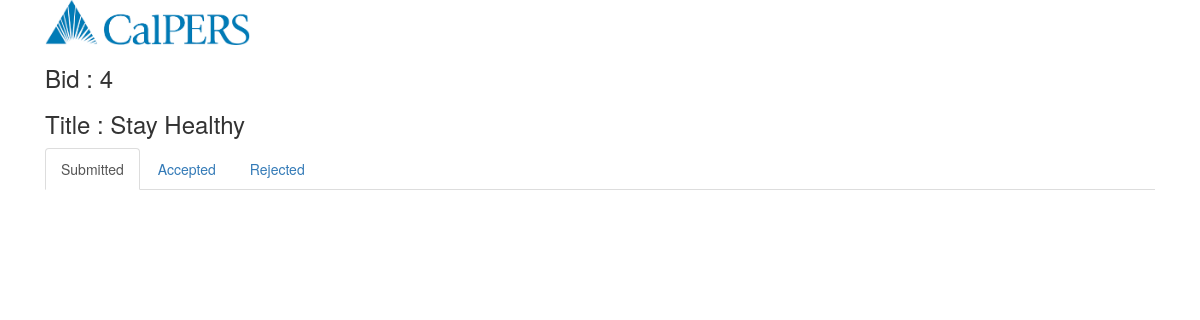
The app's page /bidderEvaluate.php?id=4 with its own data.
### tables this page shows
CREATE TABLE IF NOT EXISTS `bid` (
  `id` int(9) DEFAULT NULL,
  `title` varchar(50) DEFAULT NULL,
  `status` varchar(15) DEFAULT 'New',
  `DT_created` datetime NOT NULL DEFAULT CURRENT_TIMESTAMP,
  `DT_Modified` datetime NOT NULL DEFAULT CURRENT_TIMESTAMP
);

CREATE TABLE IF NOT EXISTS `eval_status` (
  `id` int(11) NOT NULL AUTO_INCREMENT,
  `description` varchar(250) NOT NULL,
  PRIMARY KEY (`id`)
);

### bidderEvaluate.php (the view, shortened to what this page needs)
<?php
   include("dbconfig.php");
      $id = mysqli_real_escape_string($connect,$_GET['id']);
    $query = "SELECT id, title from bid where id = '$id'";
  $bid_result = mysqli_query($connect, $query);
    $eval_status = "select * from eval_status order by id asc";
    $eval_result = mysqli_query($connect, $eval_status);
 $tab_menu = '';
$i = 0;
while($row = mysqli_fetch_array($eval_result))
{
 if($i == 0)
 {
  $tab_menu .= '
   <li class="nav-item active"><a class="nav-link active" href="#'.$row["description"].'" data-toggle="tab">'.$row["description"].'</a></li>
  ';
 }
 else
 {
  $tab_menu .= '
   <li class="nav-item"><a class="nav-link" href="#'.$row["description"].'" data-toggle="tab">'.$row["description"].'</a></li>
  ';
 }
  $i++;
}
?>
<html lang="en">
<head>
  <link rel="stylesheet" href="bootstrap/css/bootstrap.min.css">
   <link rel="stylesheet" type="text/css" href="topnav.css">
</head>
<body>
<div id="wrapper" class="container">
    <div class="container-fluid" id="header">
      <img src="download.png" height="45">
    </div>
    <div class="container-fluid" id="heading">
  <?php
  while($bid = mysqli_fetch_array($bid_result))
            {
       echo '   <h3>Bid : '.$bid["id"].'</h3>
                <h3>Title : '.$bid["title"].'</h3>
            ';
          }
    ?>
  </div>
  <div class="container-fluid" id="heading">
   <ul class="nav nav-tabs">
   <?php
   echo $tab_menu;
   ?>
   </ul>
   <div class="tab-content">
   </div>
</div>
</div>
</body>
</html>

### records on screen
bid: id "4", title "Stay Healthy"
eval_status: description "Submitted"
eval_status: description "Accepted"
eval_status: description "Rejected"
